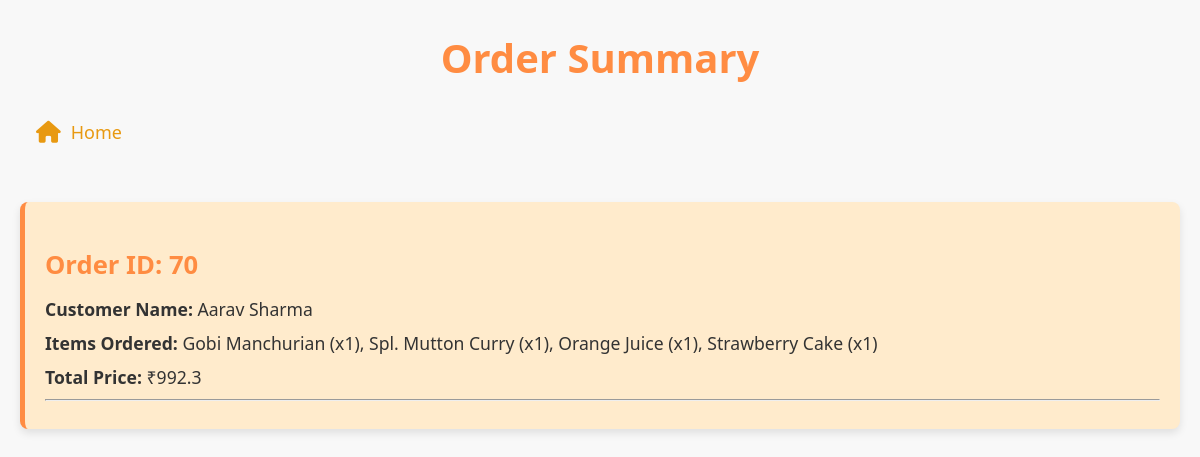
/order_summary (signed in), run on an earlier commit of the app's database.
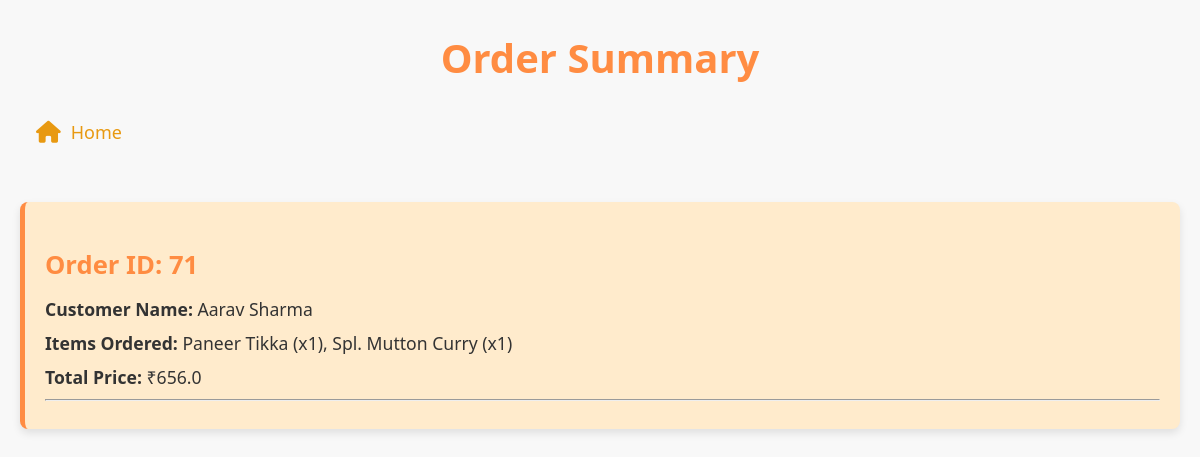
And on a later commit of the database.
### tables this page shows
CREATE TABLE "orders" (
	"id"	INTEGER,
	"items"	TEXT NOT NULL,
	"location"	TEXT NOT NULL,
	"total_price"	REAL NOT NULL,
	"timestamp"	DATETIME DEFAULT CURRENT_TIMESTAMP,
	PRIMARY KEY("id" AUTOINCREMENT)
);

### mergedapp.py (the view)
@app.route('/order_summary')
def order_summary():
    conn = get_db_connection()
    name=session["username"]
    print(name)
    cursor = conn.cursor()
    query = '''
        SELECT DISTINCT r.*,o.customerName,ao.status
        FROM orders r
		JOIN Orders_Analysis o on r.id=o.orderID
		JOIN assignedOrders ao on ao.status='Completed'
		WHERE o.customerName= ? ORDER BY r.id DESC
    '''
    orders = cursor.execute(query,(name,)).fetchone()
    print(orders)
    conn.close()
    orders_list = [dict(orders)]
    print(orders_list)
    return render_template('ordersummary.html', orders=orders_list)

### mergedapp.py (called while the page is built)
def get_db_connection():
    conn = sqlite3.connect(DATABASE)  # Timeout to avoid lock
    conn.row_factory = sqlite3.Row
    return conn

### templates/ordersummary.html (shortened to what this page needs)
<!DOCTYPE html>
<html lang="en">
<head>
    <link rel="stylesheet" href="https://cdnjs.cloudflare.com/ajax/libs/font-awesome/6.0.0/css/all.min.css">
</head>
<body>
    <h1>Order Summary</h1>
    <ul>
        <li><a href="{{ url_for('start') }}"><i class="fa-solid fa-home"></i> Home</a></li>
    </ul>
    {% if orders %}
    <div class="orders-container">
        {% for order in orders %}
            <div class="order-details">
                <h3>Order ID: {{ order.id }}</h3>
                <p><strong>Customer Name:</strong> {{ order.customerName }}</p>
                <p><strong>Items Ordered:</strong> {{ order["items"] }}</p>
                <p><strong>Total Price:</strong> ₹{{ order.total_price }}</p>
                <hr>
            </div>
        {% endfor %}
    </div>
    {% else %}
        <p class="no-orders">No orders found.</p>
    {% endif %}
</body>
</html>

What changed in the data, as far as the page shows it:
no longer on this page (row unchanged): orders: id "70", customerName "Aarav Sharma", items "Gobi Manchurian (x1), Spl. Mutton Curry (x1), Orange Juice (x1), Strawberry Cake (x1)", total_price "992.3"
added orders: id "71", customerName "Aarav Sharma", items "Paneer Tikka (x1), Spl. Mutton Curry (x1)", total_price "656.0"
